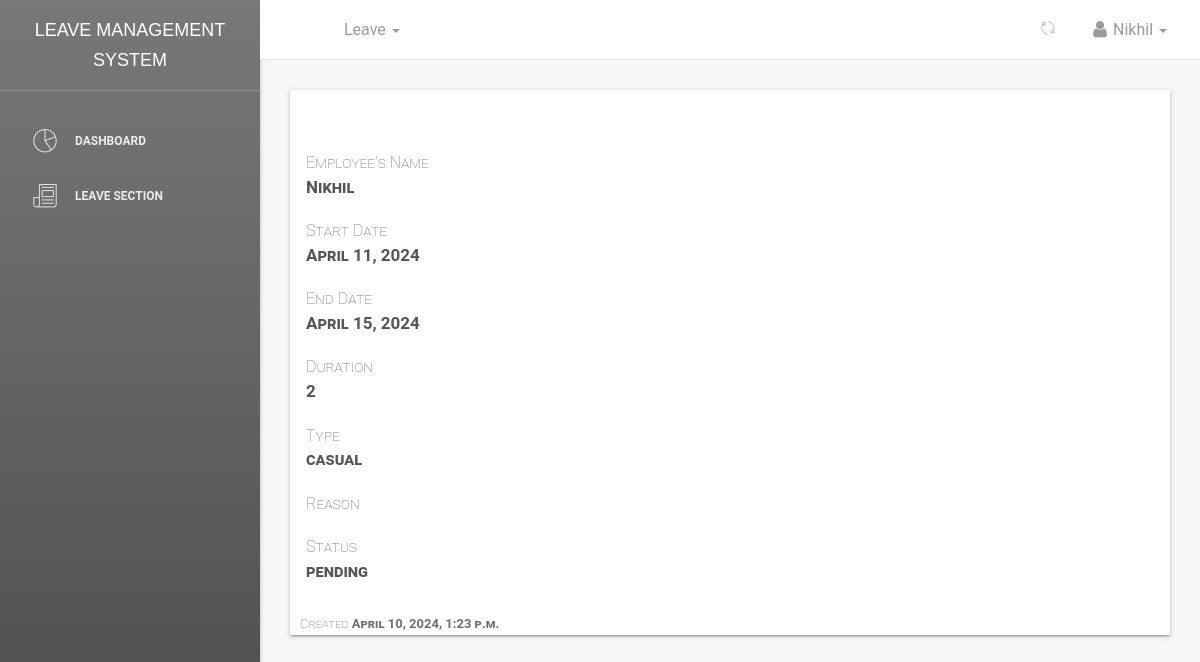
/dashboard/leaves/all/view/155/ (signed in), run on an earlier commit of the app's database.
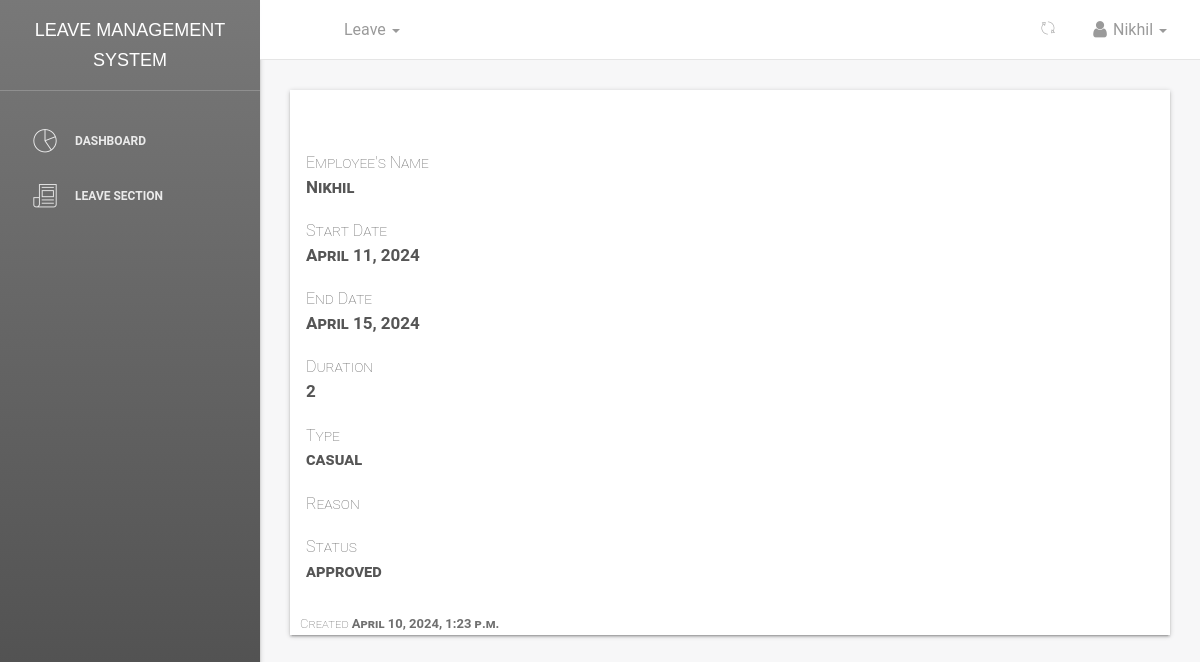
And on a later commit of the database.
### leave/models.py (models this page shows, shortened)
class Leave(models.Model):
    user = models.ForeignKey(User, on_delete=models.CASCADE, default=1)
    startdate = models.DateField(verbose_name=_('Start Date'), help_text='leave start date is on ..', null=True,
                                 blank=False)
    enddate = models.DateField(verbose_name=_('End Date'), help_text='comes back on', null=True, blank=False)
    leavetype = models.CharField(choices=LEAVE_TYPE, max_length=25, default=SICK, null=True, blank=False)
    reason = models.CharField(verbose_name=_('Reason for Leave'), max_length=255,
                              help_text='add additional information for leave', null=True, blank=True)
    status = models.CharField(max_length=12, default='pending')  # pending,approved,rejected,cancelled
    is_approved = models.BooleanField(default=False)  # hide
    updated = models.DateTimeField(auto_now=True, auto_now_add=False)
    created = models.DateTimeField(auto_now=False, auto_now_add=True)
    objects = LeaveManager()
    Tempdays = 0
    date_of_approved_leave = 0
    class Meta:
        verbose_name = _('Leave')
        verbose_name_plural = _('Leaves')
        ordering = ['-created']  # recent objects
    def businessDays(self, startdate, enddate):
        from datetime import timedelta
        test_date1, test_date2 = startdate, enddate
        dates = (test_date1 + timedelta(idx+1) for idx in range((test_date2 - test_date1).days))
        res = sum(1 for day in dates if day.weekday() < 5)
        holiday_list = [
            (12, 25),  # Christmas
            (7, 4)  # New Year
        ]
        for holiday_month, holiday_day in holiday_list:
            holiday_date = startdate.replace(month=holiday_month, day=holiday_day)
            if startdate <= holiday_date <= enddate:
                res -= 1
        return res
    @property
    def leave_days(self):
        days_count = ''
        startdate = self.startdate
        enddate = self.enddate
        if startdate > enddate:
            return
        dates = (enddate - startdate)
        Leave.Tempdays = dates.days
        print("leaves applied", Leave.Tempdays)
        busineesDay = self.businessDays(startdate, enddate)
        print("busineesDay : ", busineesDay)
        Leave.Tempdays = busineesDay
        Leave.date_of_approved_leave = self.created
        return busineesDay

### dashboard/views.py (the view)
# urls.py: path('leaves/all/view/<int:id>/', views.leaves_view, name='userleaveview'),
def leaves_view(request, id):
    if not request.user.is_authenticated:
        return redirect('/')
    leave = get_object_or_404(Leave, id=id)
    print(leave.user)
    employee = Employee.objects.filter(user=leave.user)
    print(employee)
    return render(request, 'dashboard/leave_detail_view.html',
                  {'leave': leave, 'employee': employee, 'name': leave.user.username,
                   'title': '{0}-{1} leave'.format(leave.user.username,
                                                   leave.status)})

### employee/models.py (called while the page is built)
    def __str__(self):
        return self.get_full_name

    @property
    def get_full_name(self):
        fullname = ''
        firstname = self.firstname
        lastname = self.lastname
        othername = self.othername
        if (firstname and lastname) or othername is None:
            fullname = firstname + ' ' + lastname
            return fullname
        elif othername:
            fullname = firstname + ' ' + lastname + ' ' + othername
            return fullname
        return

### leave/manager.py (called while the page is built)
    def get_queryset(self):
        return super().get_queryset()

### templates/dashboard/leave_detail_view.html (shortened to what this page needs)
{% extends '_layout.html' %}
{% load crispy_forms_tags %}
 {% block navheader %}
    {% include 'includes/navheader_employee_app.html' %}
 {% endblock %}
 {% block content %}
        <section class="content">
            <section class="container-fluid">
                <section class="form-wrapper">
                    <section class="row">
                        <section class="col col-lg-8 col-md-12  col-sm-12">
                        </section>
                    </section>
                    <section class="row">
                        <section class="col-lg-12 col-md-12 col-sm-12 text-center space-margin">
                        </section>
                    </section>
                    <section class="row">
                        <section class="col-lg-8 col-md-12 col-sm-12">
                                    <div class="list-group" id="list-tab" role="tablist">
                                            <a class="list-group-item list-group-item-action" id="list-home-list" data-toggle="list" href="" role="tab" aria-controls=""><span>Employee's Name</span> <div><b>{{ name }}</b></div>
                                                </a>
                                            <a class="list-group-item list-group-item-action" id="list-profile-list" data-toggle="list" href="" role="tab" aria-controls=""><span>Start Date</span> <div> <b>{{ leave.startdate }}</b></div>
                                            </a>
                                            <a class="list-group-item list-group-item-action" id="list-messages-list" data-toggle="list" href="" role="tab" aria-controls=""><span>End Date</span><div><b>{{ leave.enddate}}</b></div>
                                            </a>
                                            <a class="list-group-item list-group-item-action" id="list-settings-list" data-toggle="list" href="" role="tab" aria-controls=""><span>Duration</span> <div><b>{{ leave.leave_days}}</b></div>
                                            </a>
                                            <a class="list-group-item list-group-item-action" id="list-settings-list" data-toggle="list" href="" role="tab" aria-controls=""><span>Type</span> <div><b>{{ leave.leavetype}}</b></div>
                                            </a>
                                            <a class="list-group-item list-group-item-action" id="list-settings-list" data-toggle="list" href="" role="tab" aria-controls=""><span>Reason</span> <div><b>{{ leave.reason}}</b></div>
                                            </a>
                                             <a class="list-group-item list-group-item-action" id="list-settings-list" data-toggle="list" href="" role="tab" aria-controls=""><span>Status</span> <div><b>{{ leave.status}}</b></div>
                                             </a>
                                      </div>
                        </section>
                    </section>
                                  <span style="font-size: 13px;padding-left: 1rem;" class="pull-left">Created <b>{{ leave.created }}</b></span>
                </section>
            </section>
        </section>
 {% endblock %}

What changed in the data, as far as the page shows it:
changed Leave "casual": status "pending" → "approved"
